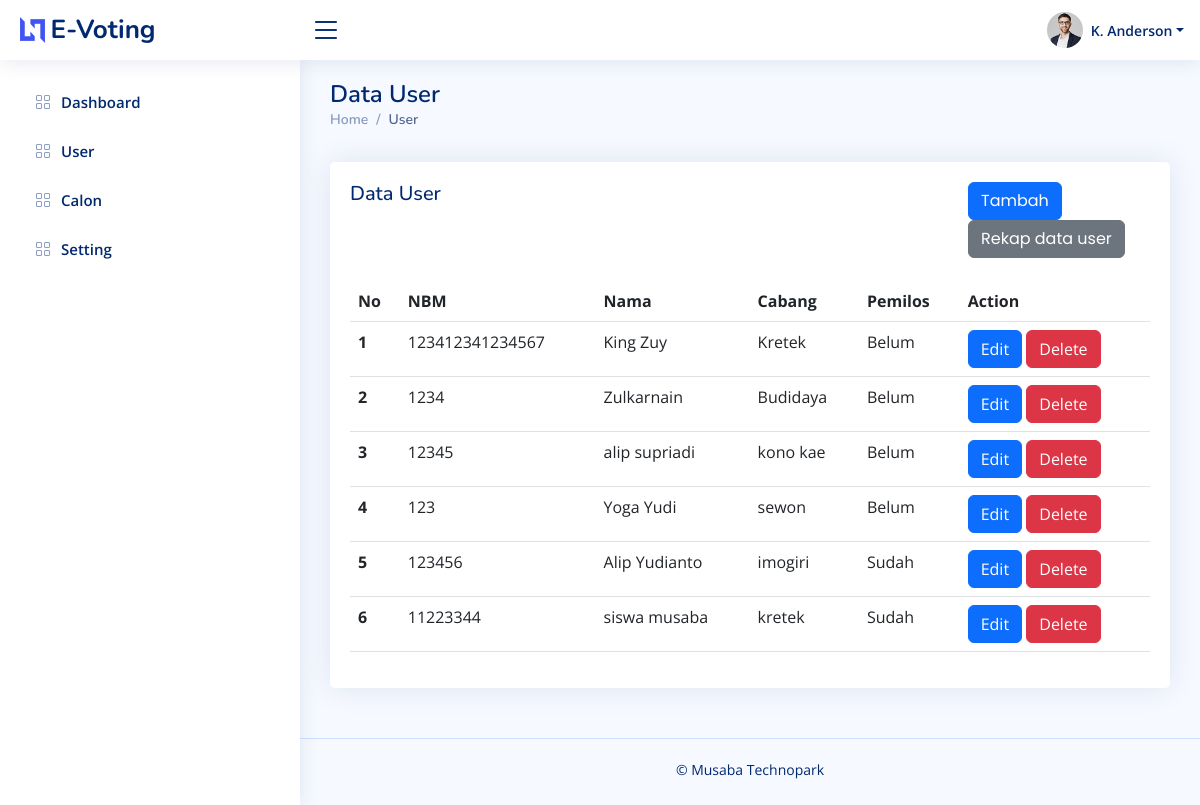
The app's page /admin/user.php (signed in), older data.
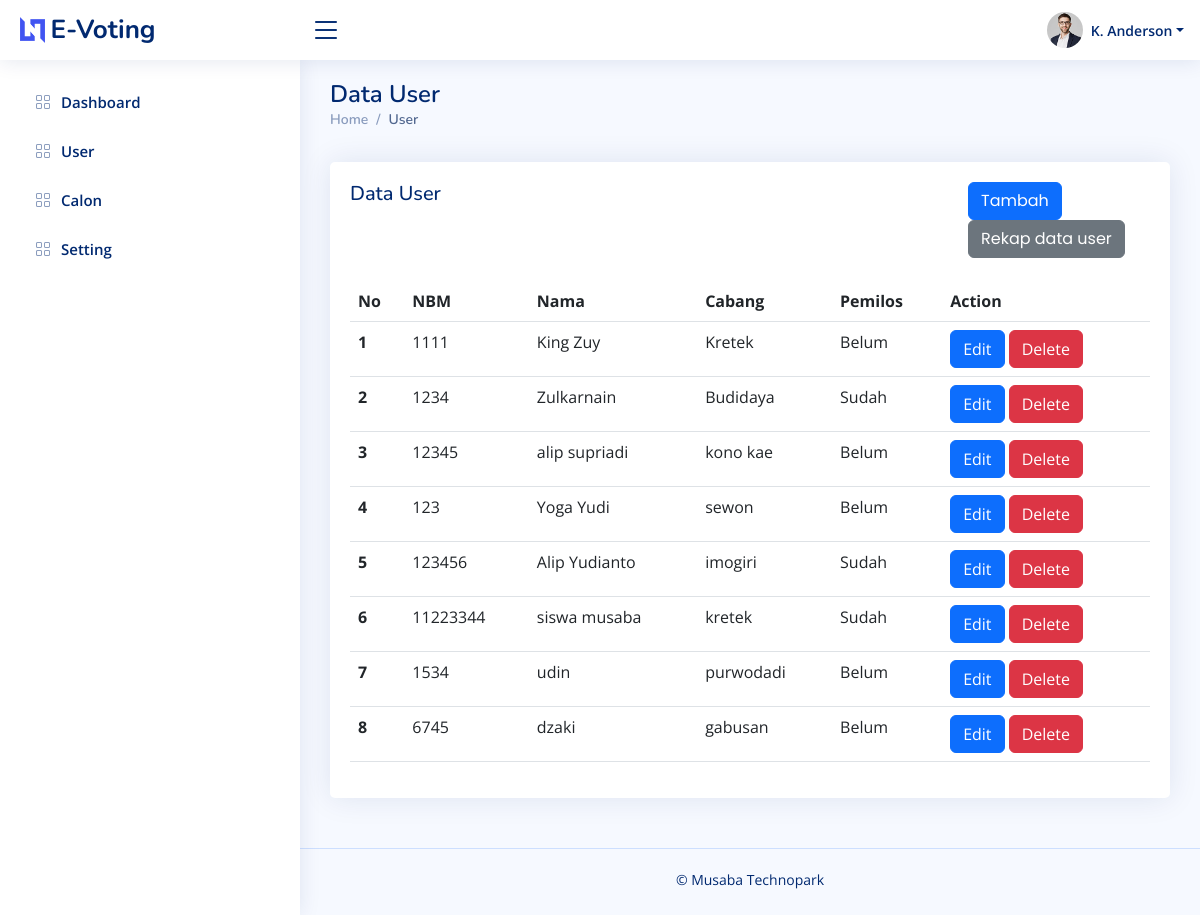
The same page, newer data.
### tables this page shows
CREATE TABLE `tb_pengguna` (
  `id` int NOT NULL,
  `nbm` char(50) NOT NULL,
  `nama` varchar(255) NOT NULL,
  `cabang` varchar(225) NOT NULL,
  `pemilos` enum('Sudah','Belum') NOT NULL
);

### admin/user.php (the view, shortened to what this page needs)
<?php
include '../database/koneksi.php';
include 'header.php';
include 'sidebar.php';
?>
<main id="main" class="main">
    <div class="pagetitle">
        <h1>Data User</h1>
        <nav>
            <ol class="breadcrumb">
                <li class="breadcrumb-item">
                    <p>Home</p>
                </li>
                <li class="breadcrumb-item active">User</li>
            </ol>
        </nav>
    </div>
    <section class="section">
        <div class="row">
            <div class="col-lg-12">
                <div class="card">
                    <div class="card-body">
                        <div class="card-title row">
                            <h5 class="col-9">Data User</h5>
                            <div class="col">
                                <button type="button" class="btn btn-primary " data-bs-toggle="modal" data-bs-target="#pilihan">
                                    Tambah
                                </button>
                                <a href="../sistem/admin/recapuser.php" class="btn btn-secondary">
                                    Rekap data user
                                </a>
                            </div>
                        </div>
                        <table class="table datatable">
                            <thead>
                                <tr>
                                    <th scope="col">No</th>
                                    <th scope="col">NBM</th>
                                    <th scope="col">Nama</th>
                                    <th scope="col">Cabang</th>
                                    <th scope="col">Pemilos</th>
                                    <th scope="col">Action</th>
                                </tr>
                            </thead>
                            <tbody>
                                <?php
                                $sql = "SELECT tb_pengguna.id, tb_pengguna.nbm, tb_pengguna.nama, tb_pengguna.cabang, tb_pengguna.pemilos FROM tb_pengguna, tb_login WHERE tb_pengguna.nbm = tb_login.nbm";
                                $query = $db->query($sql);
                                $i = 1;
                                while ($row = $query->fetch_array()) :
                                ?>
                                    <tr>
                                        <th scope="row"><?= $i++; ?></th>
                                        <td><?= $row['nbm']; ?></td>
                                        <td><?= $row['nama']; ?></td>
                                        <td><?= $row['cabang']; ?></td>
                                        <td><?= $row['pemilos']; ?></td>
                                        <td>
                                            <button type="button" class="btn btn-primary" data-bs-toggle="modal" data-bs-target="#edit-<?= $row['id'] ?>">
                                                Edit
                                            </button>
                                            <button type="button" class="btn btn-danger" data-bs-toggle="modal" data-bs-target="#delete-<?= $row['id'] ?>">
                                                Delete
                                            </button>
                                        </td>
                                    </tr>
                                <?php endwhile; ?>
                            </tbody>
                        </table>
                    </div>
                </div>
            </div>
        </div>
    </section>
</main>
<?php include 'footer.php'; ?>

Row changes from the older to the newer data that the page shows:
changed tb_pengguna "King Zuy": nbm "123412341234567" → "1111"
changed tb_pengguna "Zulkarnain": pemilos "Belum" → "Sudah"
added tb_pengguna: nbm "1534", nama "udin", cabang "purwodadi", pemilos "Belum"
added tb_pengguna: nbm "6745", nama "dzaki", cabang "gabusan", pemilos "Belum"
